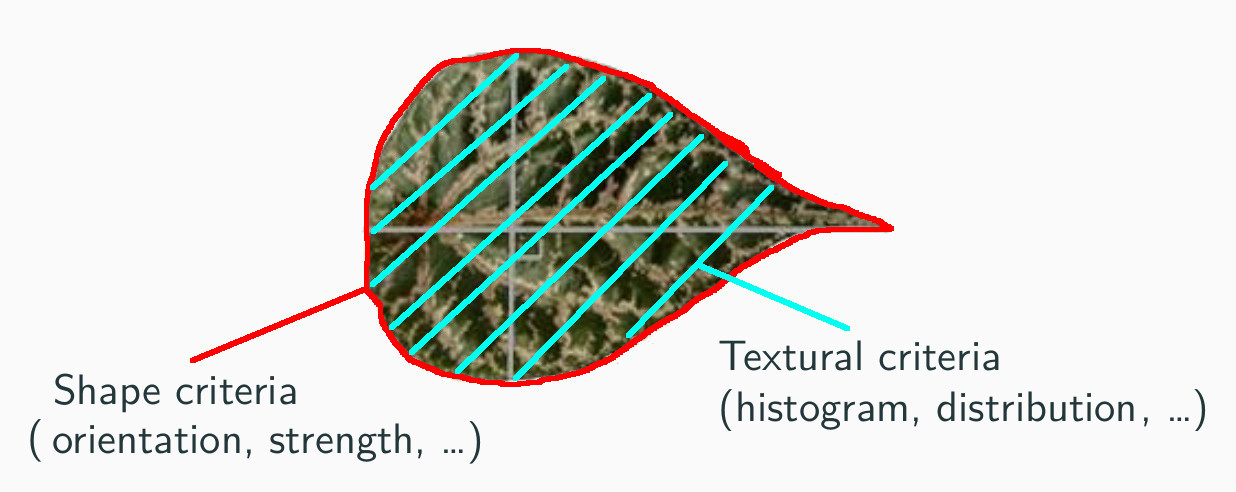
#> input picture presentation/leaf.jpg, 1236 x 492 px
$ python -i refinement.py   (imports and definitions only)   (older library calls are emulated)
#> lines starting #> are read from the running program, lines starting #| are printed output that depends on the picture
#> further down, picture is the input picture: shape (492, 1236, 3); mean B, G, R 216, 220.4, 217.6
#!/usr/bin/python3
import numpy as np
import math
import cv2

from keypoint import *

clahe = cv2.createCLAHE(clipLimit=1.0, tileGridSize=(8,8))

# [4 lines left out: function normalize, not called in this run]
# [1 line not run here, left out]

def build_gradient(img, scale = 0.15, delta=0, ddepth = cv2.CV_32F):
#> called with scale = 0.15, delta = 0, ddepth = 5
    grad_x = cv2.Scharr(img, ddepth, 1, 0, scale=scale, delta=delta, borderType=cv2.BORDER_DEFAULT)
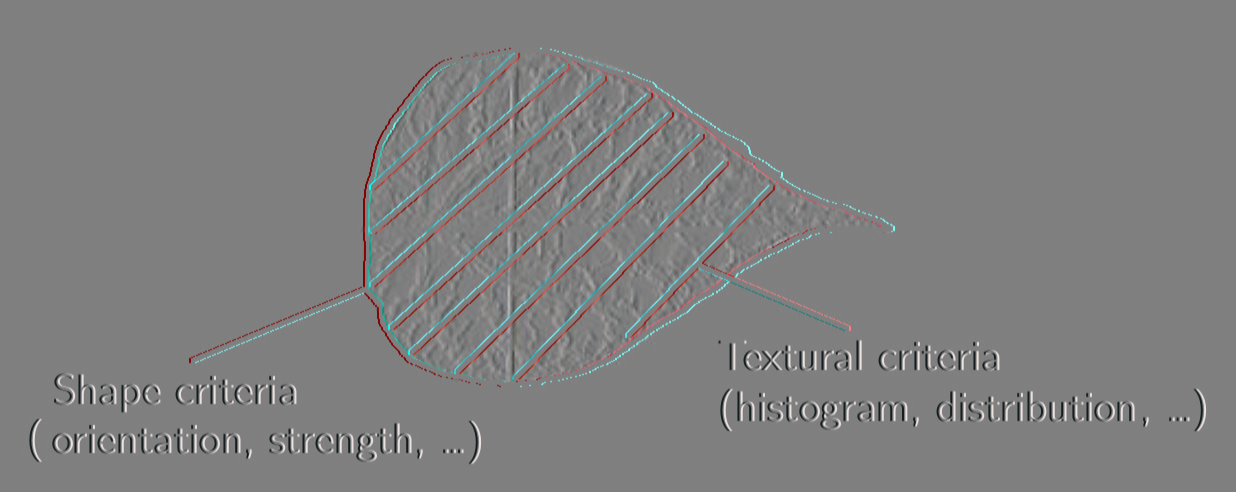
#> grad_x: shape (492, 1236, 3) float32; mean B, G, R 0, 0, 0; drawn with min black and max white
    grad_y = cv2.Scharr(img, ddepth, 0, 1, scale=scale, delta=delta, borderType=cv2.BORDER_DEFAULT)
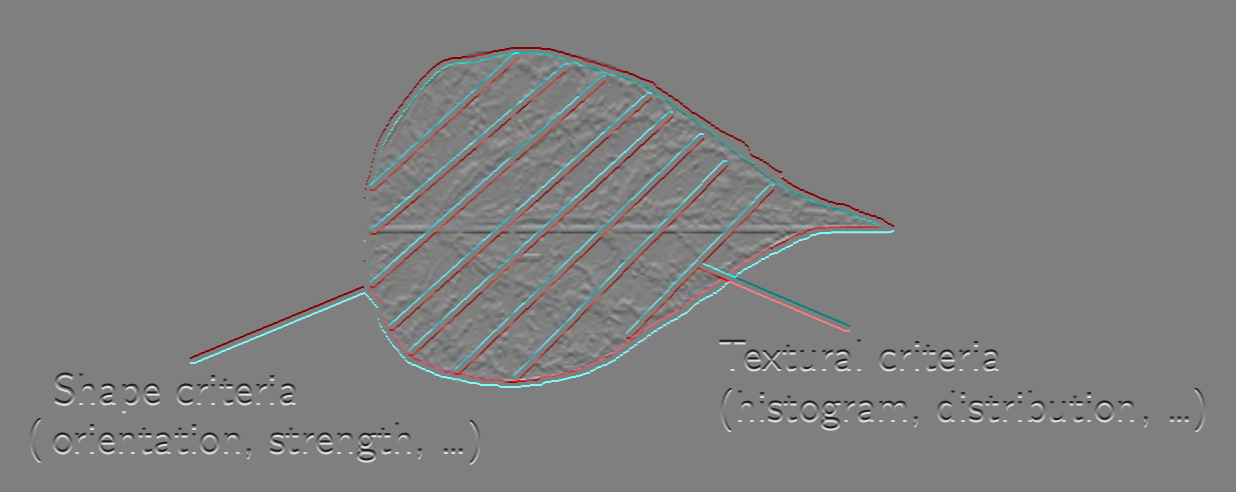
#> grad_y: shape (492, 1236, 3) float32; mean B, G, R 0, 0, 0; drawn with min black and max white
    abs_grad_x = cv2.convertScaleAbs(grad_x)
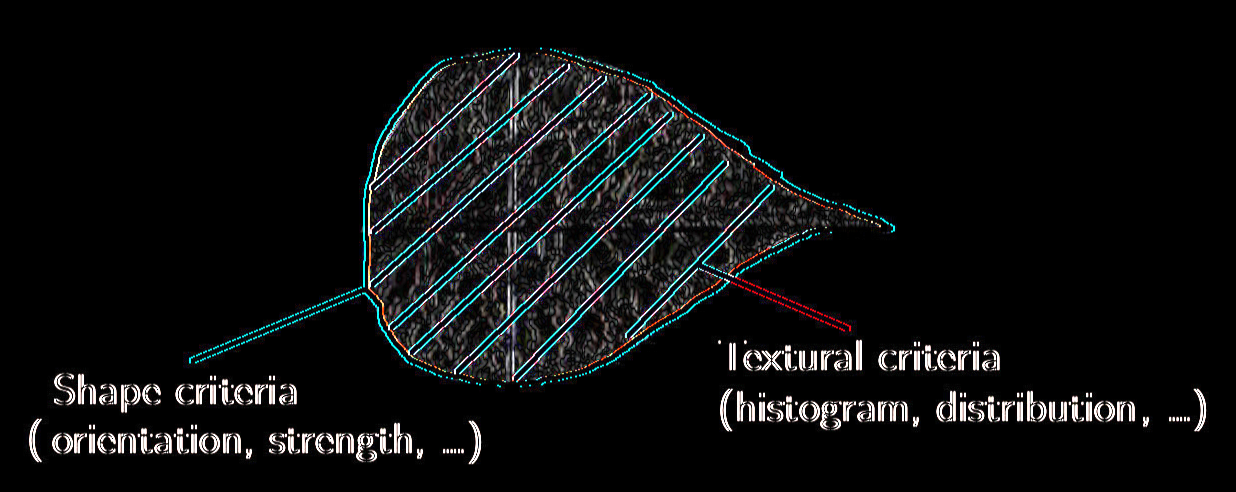
#> abs_grad_x: shape (492, 1236, 3); mean B, G, R 15.2, 14.9, 13.5
    abs_grad_y = cv2.convertScaleAbs(grad_y)
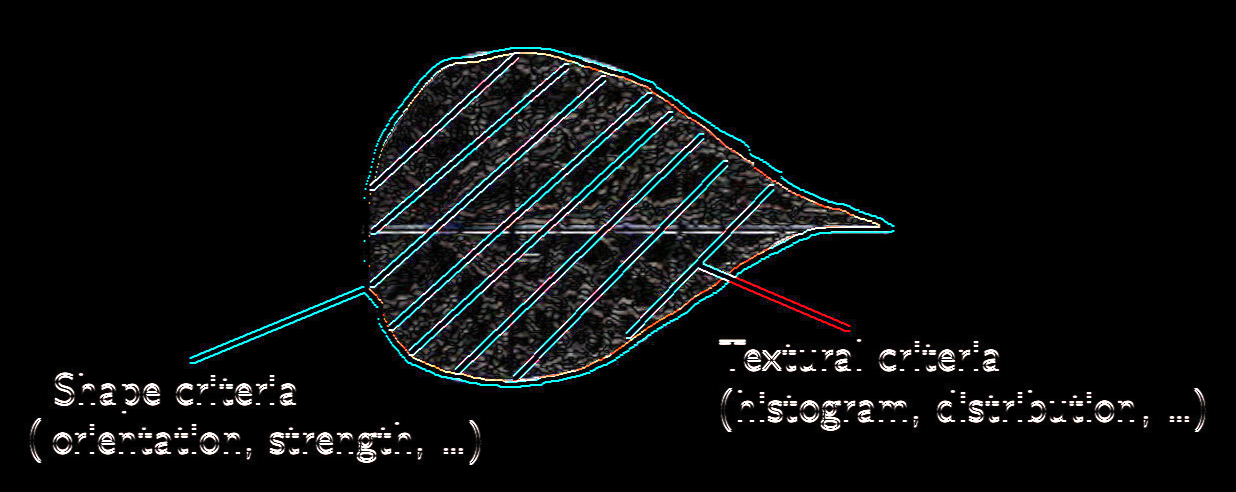
#> abs_grad_y: shape (492, 1236, 3); mean B, G, R 14.6, 14.2, 12.5
    grad = cv2.addWeighted(abs_grad_x, 0.5, abs_grad_y, 0.5, 0)
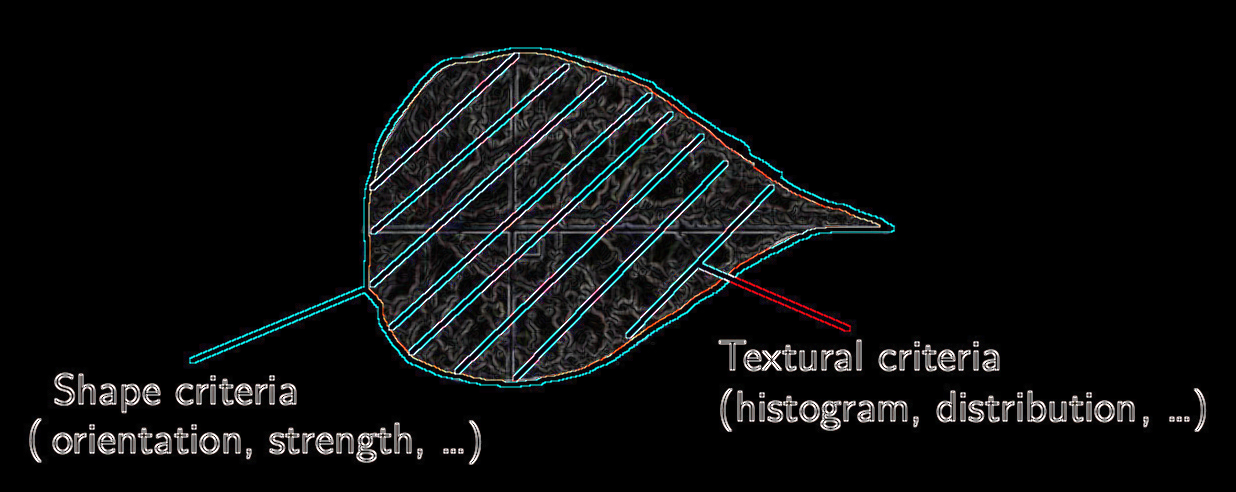
#> grad: shape (492, 1236, 3); mean B, G, R 14.9, 14.5, 13
    grad = grad.astype('float')**2
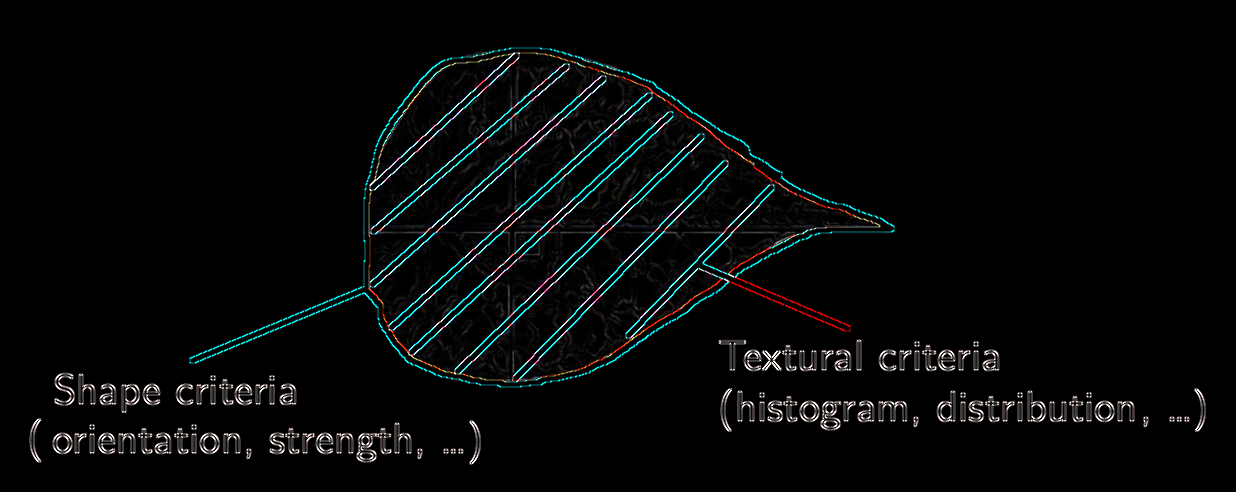
#> grad: shape (492, 1236, 3) float64; mean B, G, R 2029.6, 2002.9, 1565.6; drawn with min black and max white
    grad = grad/grad.max()*255
    grad = grad.reshape([*grad.shape, 1])
    grad = grad.astype('uint8')
#> (the run stopped early here; a loop or call above may not have finished)

$ run again, on presentation/wavelengths.png
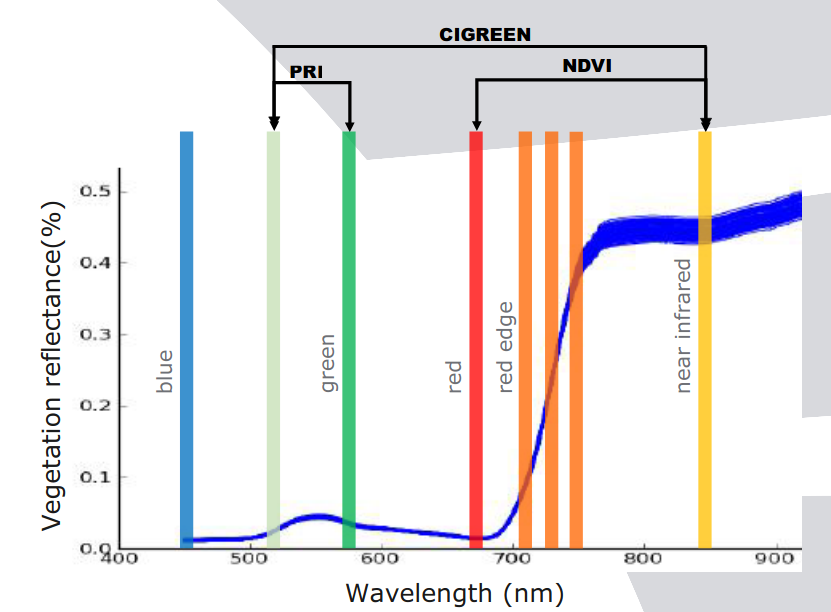
#> input picture presentation/wavelengths.png, 831 x 612 px
#> picture is the input picture: shape (612, 831, 3); mean B, G, R 229.6, 230, 233.6
#> in build_gradient, `grad_y = cv2.Scharr(img, ddepth, 0, 1, scale=scale, delta=delta, borde..`:
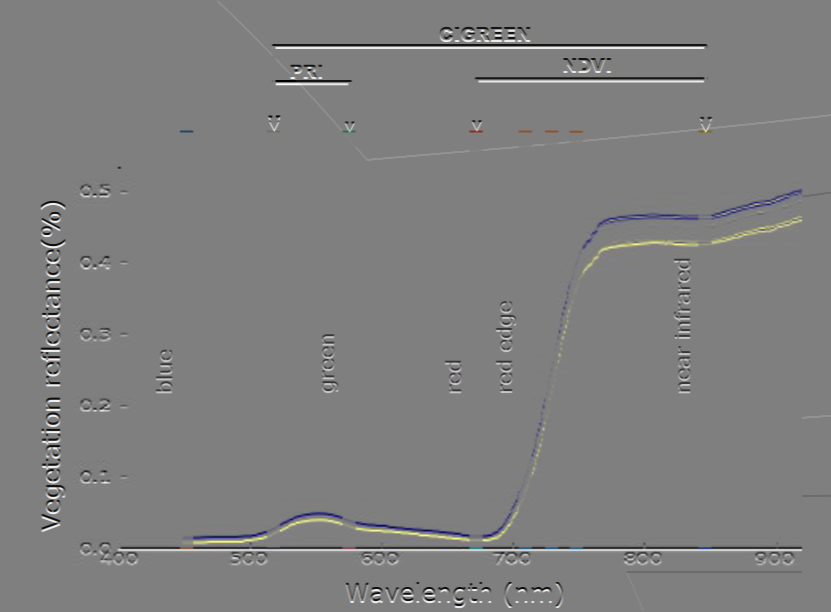
#> grad_y: shape (612, 831, 3) float32; mean B, G, R 0.1, 0.2, 0.2; drawn with min black and max white
#> in build_gradient, `grad = grad.astype('float')**2`:
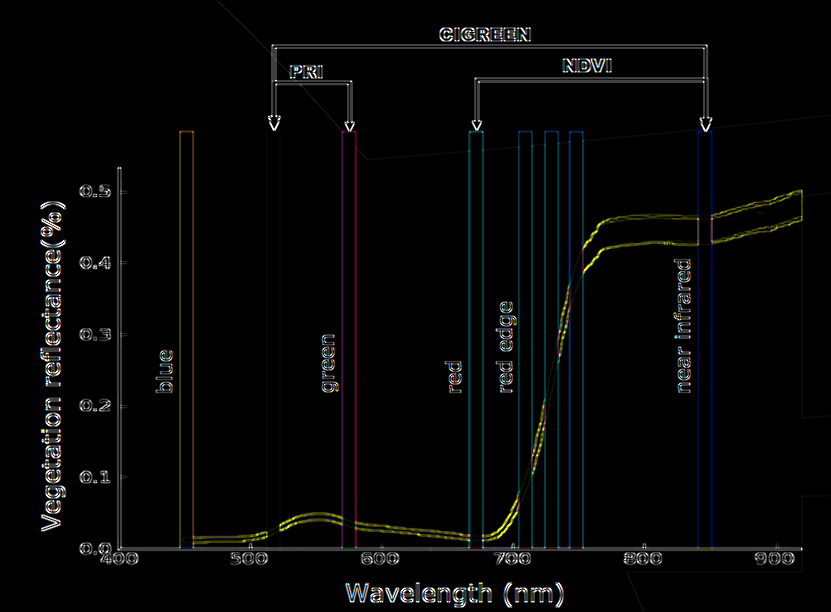
#> grad: shape (612, 831, 3) float64; mean B, G, R 1573.1, 1648.3, 1505; drawn with min black and max white
